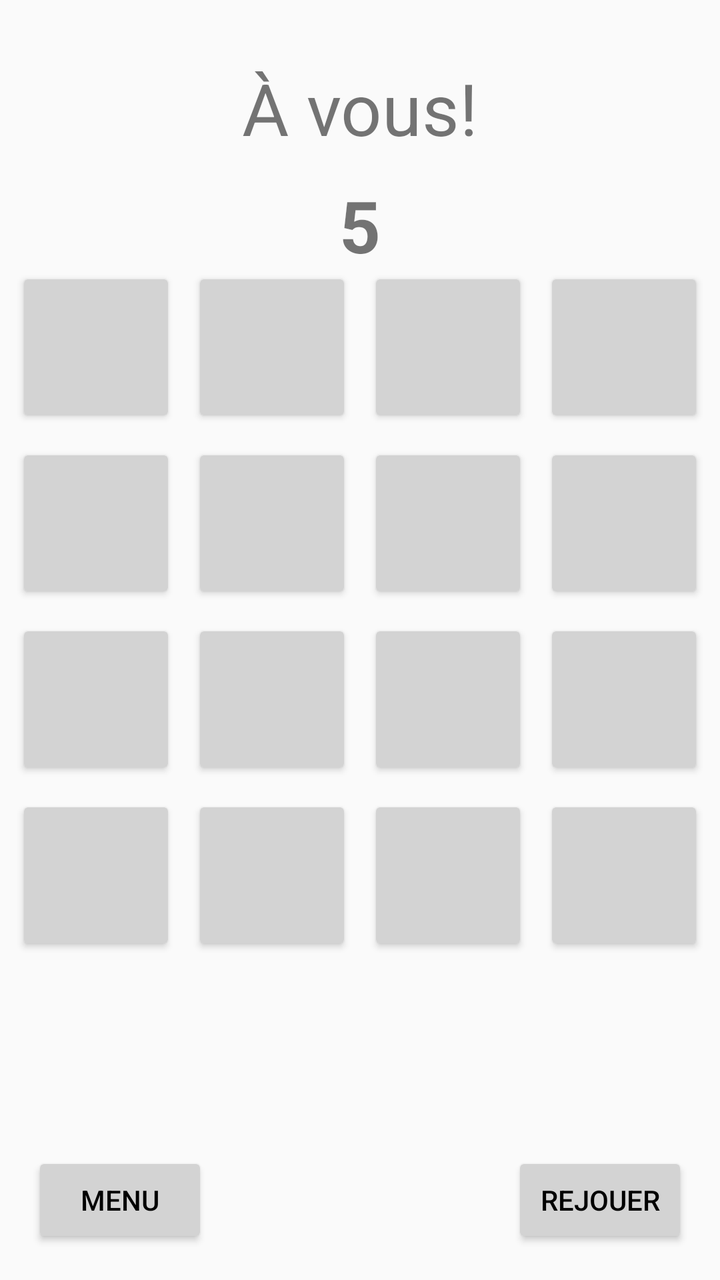
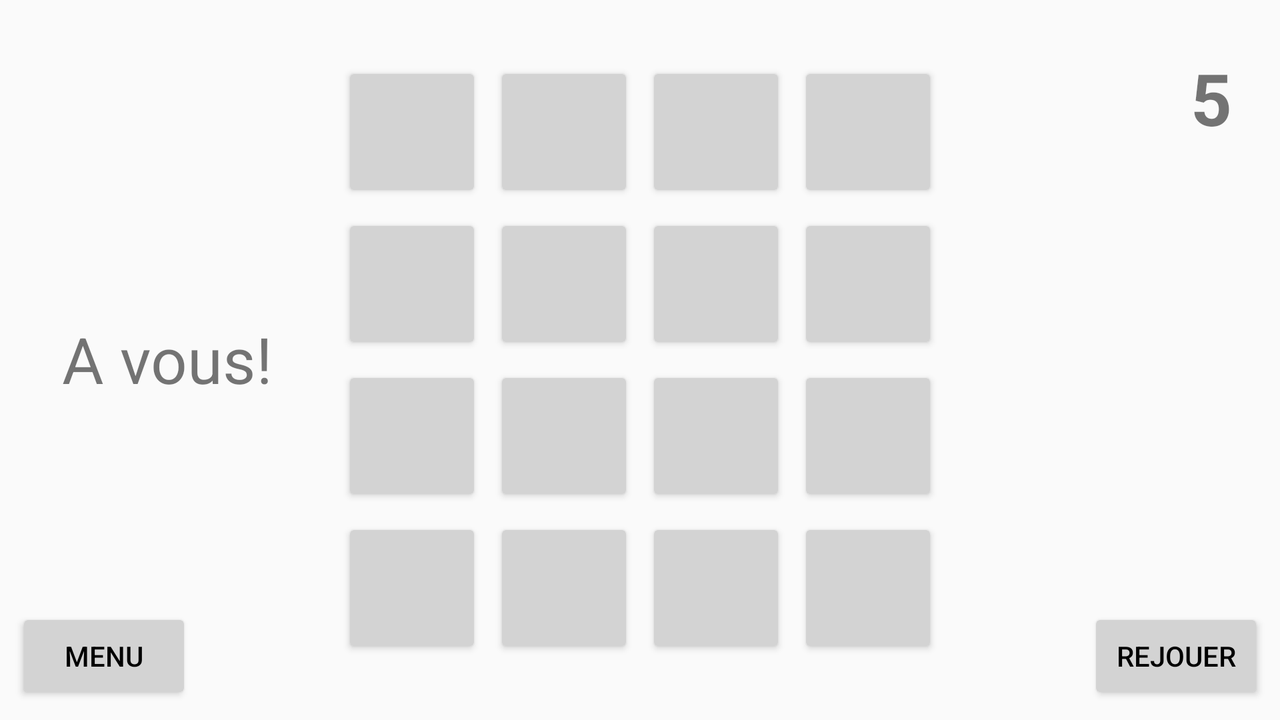

Two renders of one Android screen. The first uses the default layout on a phone; the second uses the alternative layout the repository ships for a different screen configuration, on a matching device. The two XML files are below.
<!-- AndroidManifest.xml: activity theme Theme.AppCompat.Light.NoActionBar -->
<!-- res/layout/activity_bot_game.xml -->
<?xml version="1.0" encoding="utf-8"?>
<androidx.constraintlayout.widget.ConstraintLayout xmlns:android="http://schemas.android.com/apk/res/android"
    xmlns:app="http://schemas.android.com/apk/res-auto"
    android:id="@+id/main"
    android:layout_width="match_parent"
    android:layout_height="match_parent">

    <TextView
        android:id="@+id/Joueur"
        android:layout_width="wrap_content"
        android:layout_height="wrap_content"
        android:text="À vous!"
        android:textSize="36sp"
        app:layout_constraintBottom_toBottomOf="parent"
        app:layout_constraintEnd_toEndOf="parent"
        app:layout_constraintStart_toStartOf="parent"
        app:layout_constraintTop_toTopOf="parent"
        app:layout_constraintVertical_bias="0.05" />

    <TextView
        android:id="@+id/timerTextView"
        android:layout_width="wrap_content"
        android:layout_height="wrap_content"
        android:text="5"
        android:textSize="36sp"
        android:textStyle="bold"
        app:layout_constraintBottom_toBottomOf="parent"
        app:layout_constraintEnd_toEndOf="parent"
        app:layout_constraintStart_toStartOf="parent"
        app:layout_constraintTop_toBottomOf="@id/Joueur"
        app:layout_constraintVertical_bias="0.02" />

    
    <GridLayout
        android:id="@+id/gridLayout"
        android:layout_width="wrap_content"
        android:layout_height="wrap_content"
        android:columnCount="4"
        android:rowCount="4"
        app:layout_constraintBottom_toBottomOf="parent"
        app:layout_constraintEnd_toEndOf="parent"
        app:layout_constraintStart_toStartOf="parent"
        app:layout_constraintTop_toTopOf="parent"
        app:layout_constraintVertical_bias="0.45">

        <Button
            android:id="@+id/button1"
            android:layout_width="80dp"
            android:layout_height="80dp"
            android:layout_margin="4dp"
            android:text=""
            android:textColor="@color/black"
            app:backgroundTint="@color/gray"
            app:cornerRadius="10dp"
            android:textSize="24sp" />

        <Button
            android:id="@+id/button2"
            android:layout_width="80dp"
            android:layout_height="80dp"
            android:layout_margin="4dp"
            android:text=""
            android:textColor="@color/black"
            app:backgroundTint="@color/gray"
            app:cornerRadius="10dp"
            android:textSize="24sp" />

        <Button
            android:id="@+id/button3"
            android:layout_width="80dp"
            android:layout_height="80dp"
            android:layout_margin="4dp"
            android:text=""
            android:textColor="@color/black"
            app:backgroundTint="@color/gray"
            app:cornerRadius="10dp"
            android:textSize="24sp" />

        <Button
            android:id="@+id/button4"
            android:layout_width="80dp"
            android:layout_height="80dp"
            android:layout_margin="4dp"
            android:text=""
            android:textColor="@color/black"
            app:backgroundTint="@color/gray"
            app:cornerRadius="10dp"
            android:textSize="24sp" />

        <Button
            android:id="@+id/button5"
            android:layout_width="80dp"
            android:layout_height="80dp"
            android:layout_margin="4dp"
            android:text=""
            android:textColor="@color/black"
            app:backgroundTint="@color/gray"
            app:cornerRadius="10dp"
            android:textSize="24sp" />

        <Button
            android:id="@+id/button6"
            android:layout_width="80dp"
            android:layout_height="80dp"
            android:layout_margin="4dp"
            android:text=""
            android:textColor="@color/black"
            app:backgroundTint="@color/gray"
            app:cornerRadius="10dp"
            android:textSize="24sp" />

        <Button
            android:id="@+id/button7"
            android:layout_width="80dp"
            android:layout_height="80dp"
            android:layout_margin="4dp"
            android:text=""
            android:textColor="@color/black"
            app:backgroundTint="@color/gray"
            app:cornerRadius="10dp"
            android:textSize="24sp" />

        <Button
            android:id="@+id/button8"
            android:layout_width="80dp"
            android:layout_height="80dp"
            android:layout_margin="4dp"
            android:text=""
            android:textColor="@color/black"
            app:backgroundTint="@color/gray"
            app:cornerRadius="10dp"
            android:textSize="24sp" />

        <Button
            android:id="@+id/button9"
            android:layout_width="80dp"
            android:layout_height="80dp"
            android:layout_margin="4dp"
            android:text=""
            android:textColor="@color/black"
            app:backgroundTint="@color/gray"
            app:cornerRadius="10dp"
            android:textSize="24sp" />

        <Button
            android:id="@+id/button10"
            android:layout_width="80dp"
            android:layout_height="80dp"
            android:layout_margin="4dp"
            android:text=""
            android:textColor="@color/black"
            app:backgroundTint="@color/gray"
            app:cornerRadius="10dp"
            android:textSize="24sp" />

        <Button
            android:id="@+id/button11"
            android:layout_width="80dp"
            android:layout_height="80dp"
            android:layout_margin="4dp"
            android:text=""
            android:textColor="@color/black"
            app:backgroundTint="@color/gray"
            app:cornerRadius="10dp"
            android:textSize="24sp" />

        <Button
            android:id="@+id/button12"
            android:layout_width="80dp"
            android:layout_height="80dp"
            android:layout_margin="4dp"
            android:text=""
            android:textColor="@color/black"
            app:backgroundTint="@color/gray"
            app:cornerRadius="10dp"
            android:textSize="24sp" />

        <Button
            android:id="@+id/button13"
            android:layout_width="80dp"
            android:layout_height="80dp"
            android:layout_margin="4dp"
            android:text=""
            android:textColor="@color/black"
            app:backgroundTint="@color/gray"
            app:cornerRadius="10dp"
            android:textSize="24sp" />

        <Button
            android:id="@+id/button14"
            android:layout_width="80dp"
            android:layout_height="80dp"
            android:layout_margin="4dp"
            android:text=""
            android:textColor="@color/black"
            app:backgroundTint="@color/gray"
            app:cornerRadius="10dp"
            android:textSize="24sp" />

        <Button
            android:id="@+id/button15"
            android:layout_width="80dp"
            android:layout_height="80dp"
            android:layout_margin="4dp"
            android:text=""
            android:textColor="@color/black"
            app:backgroundTint="@color/gray"
            app:cornerRadius="10dp"
            android:textSize="24sp" />

        <Button
            android:id="@+id/button16"
            android:layout_width="80dp"
            android:layout_height="80dp"
            android:layout_margin="4dp"
            android:text=""
            android:textColor="@color/black"
            app:backgroundTint="@color/gray"
            app:cornerRadius="10dp"
            android:textSize="24sp" />

    </GridLayout>

    <TextView
        android:id="@+id/textView2"
        android:layout_width="wrap_content"
        android:layout_height="wrap_content"
        android:text="Résultat"
        android:textSize="24sp"
        android:visibility="invisible"
        app:layout_constraintBottom_toBottomOf="parent"
        app:layout_constraintEnd_toEndOf="parent"
        app:layout_constraintStart_toStartOf="parent"
        app:layout_constraintTop_toBottomOf="@id/gridLayout"
        app:layout_constraintVertical_bias="0.3" />

    <Button
        android:id="@+id/btnRejouer"
        android:layout_width="wrap_content"
        android:layout_height="wrap_content"
        android:layout_marginEnd="16dp"
        android:layout_marginBottom="16dp"
        android:text="Rejouer"
        android:textColor="@color/black"
        app:backgroundTint="@color/gray"
        app:cornerRadius="10dp"
        app:layout_constraintBottom_toBottomOf="parent"
        app:layout_constraintEnd_toEndOf="parent" />

    <Button
        android:id="@+id/btnMenu"
        android:layout_width="wrap_content"
        android:layout_height="wrap_content"
        android:layout_marginStart="16dp"
        android:layout_marginBottom="16dp"
        android:text="Menu"
        android:textColor="@color/black"
        app:backgroundTint="@color/gray"
        app:cornerRadius="10dp"
        app:layout_constraintBottom_toBottomOf="parent"
        app:layout_constraintStart_toStartOf="parent" />

</androidx.constraintlayout.widget.ConstraintLayout>
<!-- resources referenced by this layout -->
<resources>
  <color name="black">#FF000000</color>
  <color name="gray">#D3D3D3</color>
</resources>
<!-- res/layout-land/activity_bot_game.xml (the repository's variant of the layout above) -->
<!-- drawn on the phone turned sideways -->
<?xml version="1.0" encoding="utf-8"?>
<androidx.constraintlayout.widget.ConstraintLayout xmlns:android="http://schemas.android.com/apk/res/android"
    xmlns:app="http://schemas.android.com/apk/res-auto"
    xmlns:tools="http://schemas.android.com/tools"
    android:id="@+id/main"
    android:layout_width="match_parent"
    android:layout_height="match_parent">

    

    

    

    

    <TextView
        android:id="@+id/textView2"
        android:layout_width="178dp"
        android:layout_height="66dp"
        android:gravity="center"
        android:maxLines="2"
        android:text="Résultat"
        android:textSize="24dp"
        android:visibility="invisible"
        app:layout_constraintBottom_toBottomOf="parent"
        app:layout_constraintEnd_toEndOf="parent"
        app:layout_constraintHorizontal_bias="0.542"
        app:layout_constraintStart_toEndOf="@+id/gridLayout"
        app:layout_constraintTop_toTopOf="parent"
        app:layout_constraintVertical_bias="0.498" />

    <TextView
        android:id="@+id/Joueur"
        android:layout_width="wrap_content"
        android:layout_height="wrap_content"
        android:text="A vous!"
        android:textSize="32dp"
        app:layout_constraintBottom_toBottomOf="parent"
        app:layout_constraintEnd_toStartOf="@+id/gridLayout"
        app:layout_constraintHorizontal_bias="0.495"
        app:layout_constraintStart_toStartOf="parent"
        app:layout_constraintTop_toTopOf="parent"
        app:layout_constraintVertical_bias="0.498" />

    <TextView
        android:id="@+id/timerTextView"
        android:layout_width="wrap_content"
        android:layout_height="wrap_content"
        android:text="5"
        android:textSize="36sp"
        android:textStyle="bold"
        app:layout_constraintBottom_toBottomOf="parent"
        app:layout_constraintEnd_toEndOf="parent"
        app:layout_constraintHorizontal_bias="0.838"
        app:layout_constraintStart_toEndOf="@+id/gridLayout"
        app:layout_constraintTop_toTopOf="parent"
        app:layout_constraintVertical_bias="0.079" />

    <GridLayout
        android:id="@+id/gridLayout"
        android:layout_width="wrap_content"
        android:layout_height="wrap_content"
        android:columnCount="4"
        android:rowCount="4"
        app:layout_constraintBottom_toBottomOf="parent"
        app:layout_constraintEnd_toEndOf="parent"
        app:layout_constraintStart_toStartOf="parent"
        app:layout_constraintTop_toTopOf="parent">

        <Button
            android:id="@+id/button1"
            android:layout_width="70dp"
            android:layout_height="70dp"
            android:layout_margin="3dp"
            android:text=""
            android:textColor="@color/black"
            android:textSize="20sp"
            app:backgroundTint="@color/gray"
            app:cornerRadius="10dp" />

        <Button
            android:id="@+id/button2"
            android:layout_width="70dp"
            android:layout_height="70dp"
            android:layout_margin="3dp"
            android:text=""
            android:textColor="@color/black"
            android:textSize="20sp"
            app:backgroundTint="@color/gray"
            app:cornerRadius="10dp" />

        <Button
            android:id="@+id/button3"
            android:layout_width="70dp"
            android:layout_height="70dp"
            android:layout_margin="3dp"
            android:text=""
            android:textColor="@color/black"
            android:textSize="20sp"
            app:backgroundTint="@color/gray"
            app:cornerRadius="10dp" />

        <Button
            android:id="@+id/button4"
            android:layout_width="70dp"
            android:layout_height="70dp"
            android:layout_margin="3dp"
            android:text=""
            android:textColor="@color/black"
            android:textSize="20sp"
            app:backgroundTint="@color/gray"
            app:cornerRadius="10dp" />

        <Button
            android:id="@+id/button5"
            android:layout_width="70dp"
            android:layout_height="70dp"
            android:layout_margin="3dp"
            android:text=""
            android:textColor="@color/black"
            android:textSize="20sp"
            app:backgroundTint="@color/gray"
            app:cornerRadius="10dp" />

        <Button
            android:id="@+id/button6"
            android:layout_width="70dp"
            android:layout_height="70dp"
            android:layout_margin="3dp"
            android:text=""
            android:textColor="@color/black"
            android:textSize="20sp"
            app:backgroundTint="@color/gray"
            app:cornerRadius="10dp" />

        <Button
            android:id="@+id/button7"
            android:layout_width="70dp"
            android:layout_height="70dp"
            android:layout_margin="3dp"
            android:text=""
            android:textColor="@color/black"
            android:textSize="20sp"
            app:backgroundTint="@color/gray"
            app:cornerRadius="10dp" />

        <Button
            android:id="@+id/button8"
            android:layout_width="70dp"
            android:layout_height="70dp"
            android:layout_margin="3dp"
            android:text=""
            android:textColor="@color/black"
            android:textSize="20sp"
            app:backgroundTint="@color/gray"
            app:cornerRadius="10dp" />

        <Button
            android:id="@+id/button9"
            android:layout_width="70dp"
            android:layout_height="70dp"
            android:layout_margin="3dp"
            android:text=""
            android:textColor="@color/black"
            android:textSize="20sp"
            app:backgroundTint="@color/gray"
            app:cornerRadius="10dp" />

        <Button
            android:id="@+id/button10"
            android:layout_width="70dp"
            android:layout_height="70dp"
            android:layout_margin="3dp"
            android:text=""
            android:textColor="@color/black"
            android:textSize="20sp"
            app:backgroundTint="@color/gray"
            app:cornerRadius="10dp" />

        <Button
            android:id="@+id/button11"
            android:layout_width="70dp"
            android:layout_height="70dp"
            android:layout_margin="3dp"
            android:text=""
            android:textColor="@color/black"
            android:textSize="20sp"
            app:backgroundTint="@color/gray"
            app:cornerRadius="10dp" />

        <Button
            android:id="@+id/button12"
            android:layout_width="70dp"
            android:layout_height="70dp"
            android:layout_margin="3dp"
            android:text=""
            android:textColor="@color/black"
            android:textSize="20sp"
            app:backgroundTint="@color/gray"
            app:cornerRadius="10dp" />

        <Button
            android:id="@+id/button13"
            android:layout_width="70dp"
            android:layout_height="70dp"
            android:layout_margin="3dp"
            android:text=""
            android:textColor="@color/black"
            android:textSize="20sp"
            app:backgroundTint="@color/gray"
            app:cornerRadius="10dp" />

        <Button
            android:id="@+id/button14"
            android:layout_width="70dp"
            android:layout_height="70dp"
            android:layout_margin="3dp"
            android:text=""
            android:textColor="@color/black"
            android:textSize="20sp"
            app:backgroundTint="@color/gray"
            app:cornerRadius="10dp" />

        <Button
            android:id="@+id/button15"
            android:layout_width="70dp"
            android:layout_height="70dp"
            android:layout_margin="3dp"
            android:text=""
            android:textColor="@color/black"
            android:textSize="20sp"
            app:backgroundTint="@color/gray"
            app:cornerRadius="10dp" />

        <Button
            android:id="@+id/button16"
            android:layout_width="70dp"
            android:layout_height="70dp"
            android:layout_margin="3dp"
            android:text=""
            android:textColor="@color/black"
            android:textSize="20sp"
            app:backgroundTint="@color/gray"
            app:cornerRadius="10dp" />

    </GridLayout>

    
    <Button
        android:id="@+id/btnMenu"
        android:layout_width="wrap_content"
        android:layout_height="wrap_content"
        android:layout_marginStart="8dp"
        android:layout_marginBottom="8dp"
        android:text="Menu"
        android:textColor="@color/black"
        app:backgroundTint="@color/gray"
        app:cornerRadius="10dp"
        app:layout_constraintBottom_toBottomOf="parent"
        app:layout_constraintStart_toStartOf="parent" />

    <Button
        android:id="@+id/btnRejouer"
        android:layout_width="wrap_content"
        android:layout_height="wrap_content"
        android:layout_marginEnd="8dp"
        android:layout_marginBottom="8dp"
        android:text="Rejouer"
        android:textColor="@color/black"
        app:backgroundTint="@color/gray"
        app:cornerRadius="10dp"
        app:layout_constraintBottom_toBottomOf="parent"
        app:layout_constraintEnd_toEndOf="parent" />

</androidx.constraintlayout.widget.ConstraintLayout>
